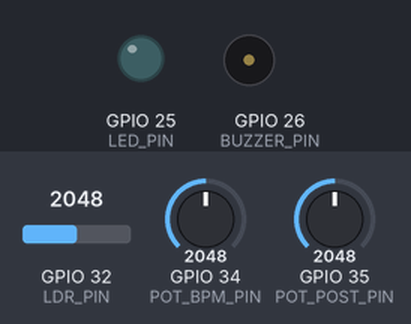
The sketch below on a simulated ESP32. On the bench: output pins drawn as LEDs (lit = HIGH), buzzer (waves = sounding, pin HIGH). The test bench sets the inputs (shaded band); at power-on: GPIO 32 (LDR_PIN) = 2048, GPIO 34 (POT_BPM_PIN) = 2048, GPIO 35 (POT_POST_PIN) = 2048. WiFi joins after 1.5 s; servers stay silent unless stated; no MQTT or app messages arrive unless stated; what the sketch prints to the serial monitor is not drawn.

Above: at 0.1 s.
At 2.1 s:
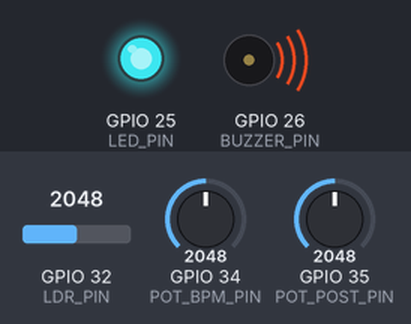
Timing chart, 0 to 3.6 s (numbered marks = the images above):
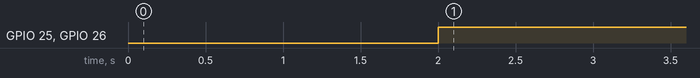

Measured:
- by itself, GPIO 25 (LED_PIN), GPIO 26 (BUZZER_PIN): LOW → HIGH at 2.0 s

The sketch:

sketch.ino
```cpp
#include <WiFi.h>
#include <PubSubClient.h>

// Config
const char* ssid = "Wokwi-GUEST";
const char* password = "";
const char* mqtt_server = "broker.hivemq.com";
const int mqtt_port = 1883;
const char* mqtt_topic = "gs2025/smartbreak/1";

// Pinos
const int POT_BPM_PIN = 34;     // potenciometro simula batimentos
const int POT_POST_PIN = 35;    // potenciometro simula postura
const int LDR_PIN = 32;         // LDR capta luz do ambiente
const int LED_PIN = 25;         // luz que ativa quando tem algo de errado
const int BUZZER_PIN = 26;      // som que toca quando tem algo de errado

// Treshholds de alertas
const float BPM_ALERT = 0.7;    // se batimentos altos -> alerta
const float POSTURE_BAD = 0.6;  // se postura ruim -> alerta
const float LIGHT_LOW = 0.5;    // luz muito baixa -> alerta

WiFiClient espClient;
PubSubClient client(espClient);

unsigned long lastSend = 0;
const unsigned long SEND_INTERVAL = 2000;

// Conecta com Wifi
void setup_wifi() {
  if (strlen(ssid) == 0) {
    Serial.println("SSID vazio, pulando conexão WiFi (modo standalone)");
    return;
  }
  Serial.print("Conectando WiFi ");
  Serial.println(ssid);
  WiFi.begin(ssid, password);
  int tries = 0;
  while (WiFi.status() != WL_CONNECTED && tries < 30) {
    delay(500);
    Serial.print(".");
    tries++;
  }
  Serial.println();
  if (WiFi.status() == WL_CONNECTED) {
    Serial.print("WiFi conectado, IP: ");
    Serial.println(WiFi.localIP());
  } else {
    Serial.println("Falha WiFi (continuando sem rede)");
  }
}

// Conecta com MQTT
void mqttReconnect() {
  if (strlen(ssid) == 0) return;
  while (!client.connected()) {
    Serial.print("Conectando MQTT...");
    if (client.connect("ESP32SmartBreak_noDHT")) {
      Serial.println("conectado");
    } else {
      Serial.print("falha, rc=");
      Serial.print(client.state());
      Serial.println(" tentando em 2s");
      delay(2000);
    }
  }
}

void setup() {
  Serial.begin(115200);
  pinMode(LED_PIN, OUTPUT);
  pinMode(BUZZER_PIN, OUTPUT);
  digitalWrite(LED_PIN, LOW);
  digitalWrite(BUZZER_PIN, LOW);

  setup_wifi();
  client.setServer(mqtt_server, mqtt_port);
}

// Lê o valor analógico e converte para um número entre 0.0 e 1.0 para facilitar comparações para os alertas
float readNormalizedADC(int pin) {
  int v = analogRead(pin);
  return (float)v / 4095.0;
}


// Liga alerta
void alertOn(bool on) {
  digitalWrite(LED_PIN, on ? HIGH : LOW);
  if (on) {
    digitalWrite(BUZZER_PIN, HIGH);
  } else {
    digitalWrite(BUZZER_PIN, LOW);
  }
}

// Publicar MQTT
void publishState(float bpmNorm, float postureNorm, float lightNorm) {
  char payload[200];
  snprintf(payload, sizeof(payload),
           "{\"bpm\":%.3f,\"postura\":%.3f,\"luz\":%.3f}",
           bpmNorm, postureNorm, lightNorm);
  Serial.print("JSON -> ");
  Serial.println(payload);
  if (WiFi.status() == WL_CONNECTED && client.connected()) {
    client.publish(mqtt_topic, payload);
  } else if (WiFi.status() == WL_CONNECTED && !client.connected()) {
    mqttReconnect();
    if (client.connected()) client.publish(mqtt_topic, payload);
  }
}

// Funcionamento do programa
void loop() {
  if (strlen(ssid) > 0 && WiFi.status() == WL_CONNECTED) {
    if (!client.connected()) mqttReconnect();
    client.loop();
  }

  unsigned long now = millis();
  if (now - lastSend >= SEND_INTERVAL) {
    lastSend = now;

    float bpm = readNormalizedADC(POT_BPM_PIN);
    float posture = readNormalizedADC(POT_POST_PIN);
    float light = readNormalizedADC(LDR_PIN);

    bool needPause = false;
    if (bpm > BPM_ALERT) needPause = true;
    if (posture > POSTURE_BAD) needPause = true;
    if (light > LIGHT_LOW) needPause = true;

    publishState(bpm, posture, light);
    alertOn(needPause);

    //Print para comparação com MQTT
    Serial.printf("bpm=%.3f postura=%.3f luz=%.3f ajustar/pausar=%d\n",
                  bpm, posture, light, needPause ? 1 : 0);
  }
}
```
